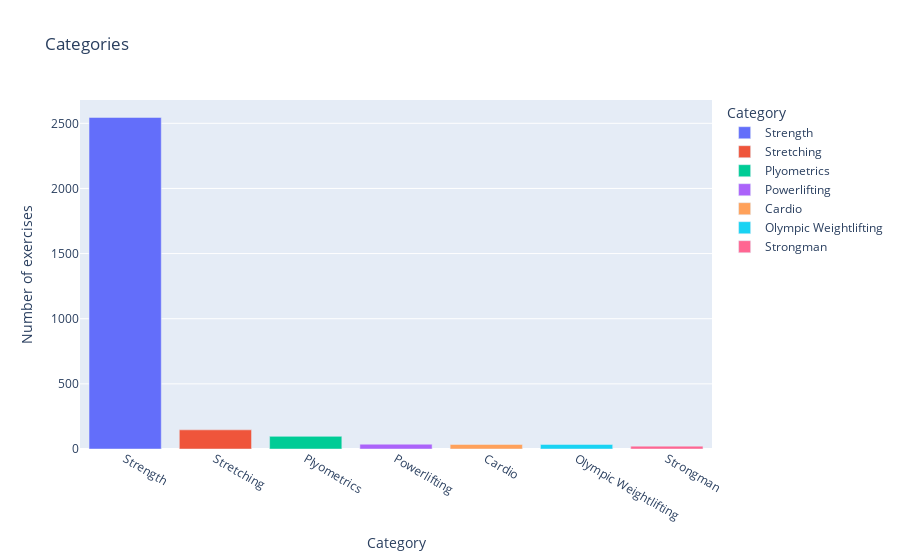

Source (notebook cell):
### Markdown cell above
Let's calculate the number of exercises in each category.

### Code cell
df_categories = df.groupby(["Category"]).count()

df_categories = df_categories.sort_values(by="index", ascending=False)

fig = px.bar(
    df_categories,
    x = df_categories.index,
    y = "index",
    color = df_categories.index,
    title = "Categories",
    labels = {"index":"Number of exercises"}
)

fig

### Figure 1 — Plotly figure (JSON) as saved in the notebook; plotly's stock layout.template omitted (floating-point values rounded to 4 significant figures)
{"data": [{"alignmentgroup": "True", "hovertemplate": "Category=%{x}<br>Number of exercises=%{y}<extra></extra>", "legendgroup": "Strength", "marker": {"color": "#636efa", "pattern": {"shape": ""}}, "name": "Strength", "offsetgroup": "Strength", "orientation": "v", "showlegend": true, "textposition": "auto", "type": "bar", "x": ["Strength"], "xaxis": "x", "y": [2545], "yaxis": "y"}, {"alignmentgroup": "True", "hovertemplate": "Category=%{x}<br>Number of exercises=%{y}<extra></extra>", "legendgroup": "Stretching", "marker": {"color": "#EF553B", "pattern": {"shape": ""}}, "name": "Stretching", "offsetgroup": "Stretching", "orientation": "v", "showlegend": true, "textposition": "auto", "type": "bar", "x": ["Stretching"], "xaxis": "x", "y": [147], "yaxis": "y"}, {"alignmentgroup": "True", "hovertemplate": "Category=%{x}<br>Number of exercises=%{y}<extra></extra>", "legendgroup": "Plyometrics", "marker": {"color": "#00cc96", "pattern": {"shape": ""}}, "name": "Plyometrics", "offsetgroup": "Plyometrics", "orientation": "v", "showlegend": true, "textposition": "auto", "type": "bar", "x": ["Plyometrics"], "xaxis": "x", "y": [97], "yaxis": "y"}, {"alignmentgroup": "True", "hovertemplate": "Category=%{x}<br>Number of exercises=%{y}<extra></extra>", "legendgroup": "Powerlifting", "marker": {"color": "#ab63fa", "pattern": {"shape": ""}}, "name": "Powerlifting", "offsetgroup": "Powerlifting", "orientation": "v", "showlegend": true, "textposition": "auto", "type": "bar", "x": ["Powerlifting"], "xaxis": "x", "y": [37], "yaxis": "y"}, {"alignmentgroup": "True", "hovertemplate": "Category=%{x}<br>Number of exercises=%{y}<extra></extra>", "legendgroup": "Cardio", "marker": {"color": "#FFA15A", "pattern": {"shape": ""}}, "name": "Cardio", "offsetgroup": "Cardio", "orientation": "v", "showlegend": true, "textposition": "auto", "type": "bar", "x": ["Cardio"], "xaxis": "x", "y": [35], "yaxis": "y"}, {"alignmentgroup": "True", "hovertemplate": "Category=%{x}<br>Number of exercises=%{y}<extra></extra>", "legendgroup": "Olympic Weightlifting", "marker": {"color": "#19d3f3", "pattern": {"shape": ""}}, "name": "Olympic Weightlifting", "offsetgroup": "Olympic Weightlifting", "orientation": "v", "showlegend": true, "textposition": "auto", "type": "bar", "x": ["Olympic Weightlifting"], "xaxis": "x", "y": [35], "yaxis": "y"}, {"alignmentgroup": "True", "hovertemplate": "Category=%{x}<br>Number of exercises=%{y}<extra></extra>", "legendgroup": "Strongman", "marker": {"color": "#FF6692", "pattern": {"shape": ""}}, "name": "Strongman", "offsetgroup": "Strongman", "orientation": "v", "showlegend": true, "textposition": "auto", "type": "bar", "x": ["Strongman"], "xaxis": "x", "y": [22], "yaxis": "y"}], "layout": {"barmode": "relative", "legend": {"title": {"text": "Category"}, "tracegroupgap": 0}, "title": {"text": "Categories"}, "xaxis": {"anchor": "y", "categoryarray": ["Strength", "Stretching", "Plyometrics", "Powerlifting", "Cardio", "Olympic Weightlifting", "Strongman"], "categoryorder": "array", "domain": [0, 1], "title": {"text": "Category"}}, "yaxis": {"anchor": "x", "domain": [0, 1], "title": {"text": "Number of exercises"}}}}
